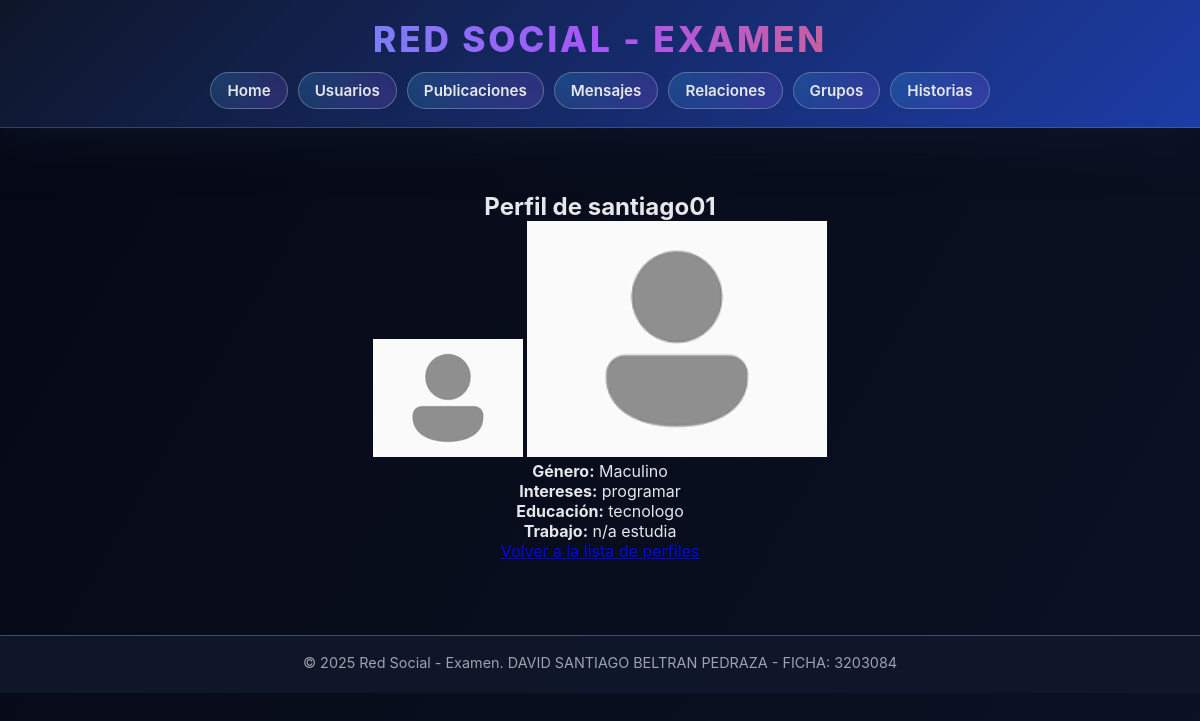
Screenshot of /usuario/perfil/1/ with the database file from the repository.
### usuario/models.py (models this page shows, shortened)
class Perfil(models.Model):
    usuario = models.OneToOneField(Usuario, on_delete=models.CASCADE)
    avatar = models.ImageField(upload_to='avatars/')
    portada = models.ImageField(upload_to='portadas/')
    genero = models.CharField(max_length=20, choices=[
        ('masculino', 'Maculino'),
        ('femenino', 'Femenino'),
        ('otro', 'Otro'),
    ], blank=True)
    interes = models.TextField(blank=True)
    educacion = models.TextField(blank=True)
    trabajo = models.TextField(blank=True)

class Usuario(models.Model):
    user = models.OneToOneField(User, on_delete=models.CASCADE)
    fecha_nacimiento = models.DateField()
    telefono = models.CharField(max_length=15, blank=True)
    pais = models.CharField(max_length=50)
    ciudad = models.CharField(max_length=50)
    biografia = models.TextField(blank=True)
    sitio_web = models.URLField(blank=True)
    fecha_registro = models.DateTimeField(auto_now_add=True)
    ultima_conexion = models.DateTimeField(auto_now=True)
    privado = models.BooleanField(default=False)

### usuario/views.py (the view)
# urls.py: path('perfil/<int:pk>/', detalle_perfil, name='detalle-perfil'),
def detalle_perfil(request, pk):
    perfil = Perfil.objects.select_related('usuario__user').get(pk=pk)
    return render(request, 'usuario/detalle_perfil.html', {'perfil': perfil})

### templates/usuario/detalle_perfil.html (shortened to what this page needs)
{% extends 'base.html' %}
{% block content %}
<h2>Perfil de {{ perfil.usuario.user.username }}</h2>
<img src="{{ perfil.avatar.url }}" alt="Avatar" width="150">
<img src="{{ perfil.portada.url }}" alt="Portada" width="300">
<p><strong>Género:</strong> {{ perfil.get_genero_display }}</p>
<p><strong>Intereses:</strong> {{ perfil.interes }}</p>
<p><strong>Educación:</strong> {{ perfil.educacion }}</p>
<p><strong>Trabajo:</strong> {{ perfil.trabajo }}</p>
<p>
    <a href="{% url 'lista-perfiles' %}">Volver a la lista de perfiles</a>
</p>
{% endblock %}

### templates/base.html (shortened to what this page needs)
{% load static %}
<!DOCTYPE html>
<html lang="es">
<head>
    <link rel="stylesheet" href="{% static 'css/styles.css' %}?v=2">
</head>
<body>
<header>
    <div class="header-container">
        <h1>Red Social - Examen</h1>
        <nav>
            <a href="/">Home</a>
            <a href="/usuario/lista/">Usuarios</a>
            <a href="/publicaciones/lista/">Publicaciones</a>
            <a href="/mensajes/lista/">Mensajes</a>
            <a href="/relacion/lista/">Relaciones</a>
            <a href="/grupos/lista/">Grupos</a>
            <a href="/historias/lista/">Historias</a>
        </nav>
    </div>
</header>
<main class="container">
    {% block content %}{% endblock %}
</main>
<footer>
    <p>&copy; 2025 Red Social - Examen. DAVID SANTIAGO BELTRAN PEDRAZA - FICHA: 3203084</p>
</footer>
</body>
</html>

### static/css/styles.css (style rules this page uses)
* { box-sizing: border-box; margin: 0; padding: 0; }
body { font-family: 'Inter', system-ui, -apple-system, BlinkMacSystemFont, 'Segoe UI', sans-serif; background: linear-gradient(120deg, #050816, #0f172a, #1e293b); background-size: 300% 300%; animation: bg-shift 15s ease infinite; color: #e5e7eb; text-align: center; min-height: 100vh; }
header { position: sticky; top: 0; z-index: 50; background: linear-gradient(135deg, rgba(15,23,42,0.95), rgba(30,64,175,0.95)); backdrop-filter: blur(20px); border-bottom: 1px solid rgba(148,163,184,0.3); box-shadow: 0 10px 40px rgba(15,23,42,0.8); padding: 18px 0; }
.header-container { max-width: 1200px; margin: 0 auto; padding: 0 16px; }
header h1 { font-size: 2.2rem; font-weight: 800; letter-spacing: 0.08em; text-transform: uppercase; background: linear-gradient(90deg, #38bdf8, #a855f7, #f97316); -webkit-background-clip: text; background-clip: text; color: transparent; margin-bottom: 12px; }
header nav { display: flex; flex-wrap: wrap; justify-content: center; gap: 10px; }
header nav a { text-decoration: none; color: #e5e7eb; font-weight: 600; font-size: 0.95rem; padding: 8px 16px; border-radius: 999px; border: 1px solid rgba(148,163,184,0.5); background: radial-gradient(circle at top left, rgba(56,189,248,0.2), transparent), radial-gradient(circle at bottom right, rgba(168,85,247,0.2), transparent); transition: transform 0.18s ease, box-shadow 0.2s ease, border-color 0.2s ease, background 0.2s ease; }
main.container { width: 90%; max-width: 1100px; margin: 40px auto; padding: 24px; }
footer { margin-top: 50px; padding: 18px 0 22px; background: rgba(15,23,42,0.95); border-top: 1px solid rgba(148,163,184,0.4); color: #9ca3af; font-size: 0.9rem; }

### rows the page displays
Perfil: usuario.user.username "santiago01", avatar (placeholder picture), portada (placeholder picture), genero "Maculino", interes "programar", educacion "tecnologo", trabajo "n/a estudia"
